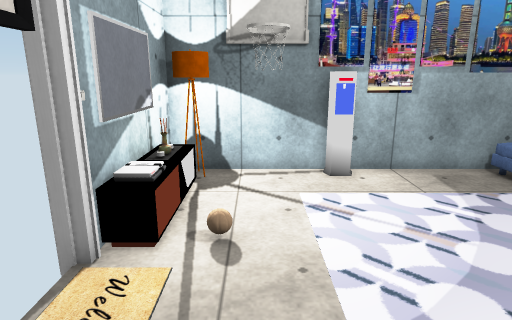
[1] (above)

14 first-person views from a walk through a Unity game level. The camera is 1.5 m above the floor, tilts 14° down and sees 75° across. Doors are open. The floor is counted in squares, 0.5 m on a side. Each view is taken from the middle of a square. On the plan, view 1 faces up. The plan holds only what a view shows up to about 20 squares ahead; the rest is blank. The player is left out. Some surface patterns are stand-ins.

[2]
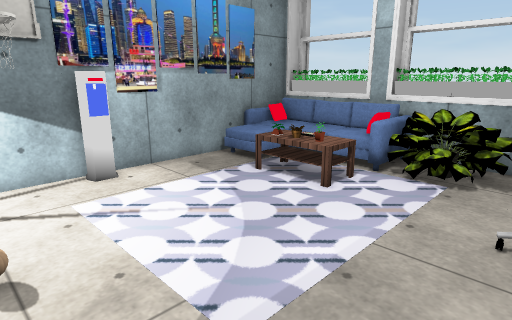

[3]
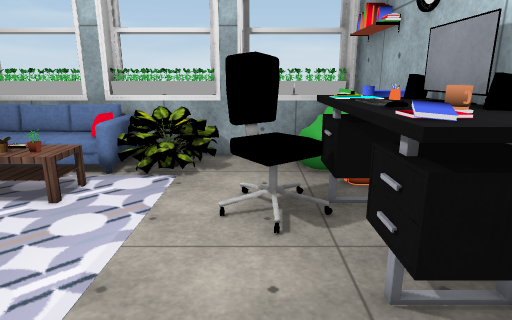

[4]
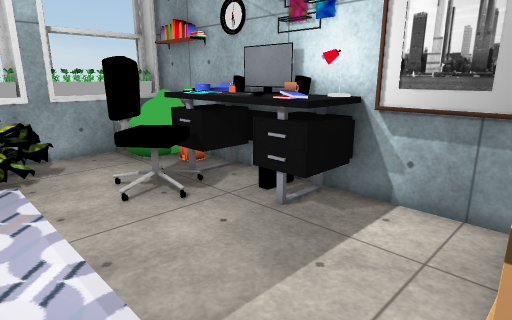

[5]
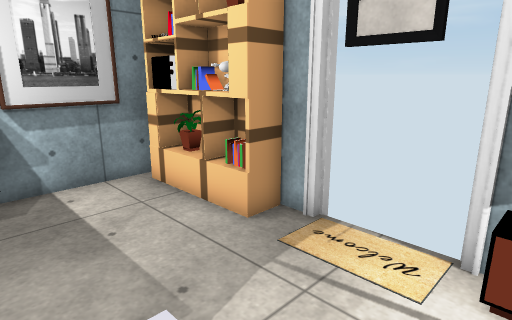

[6]
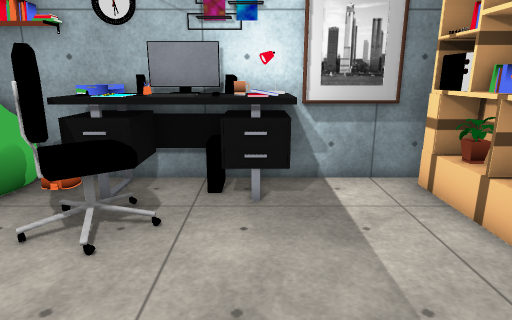

[7]
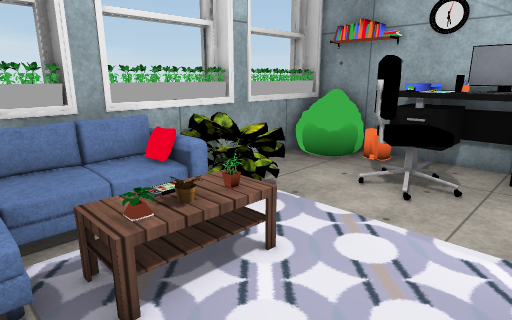

[8]
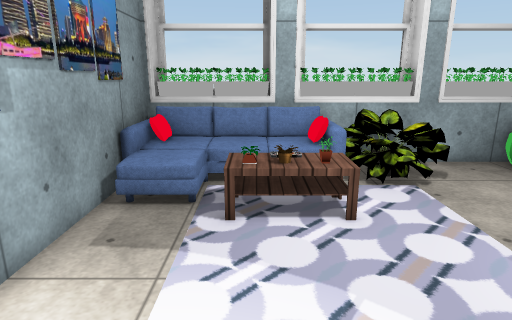

[9]
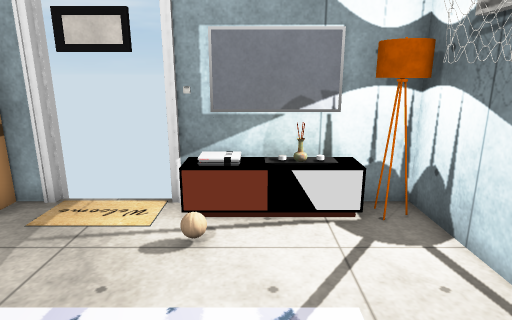

[10]
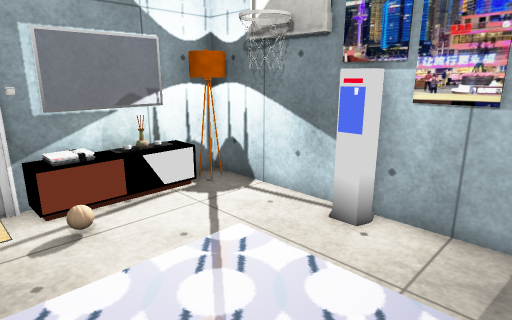

[11]
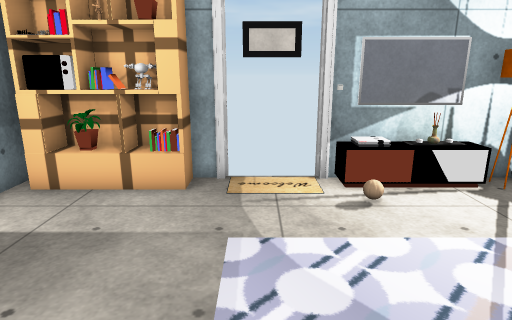

[12]
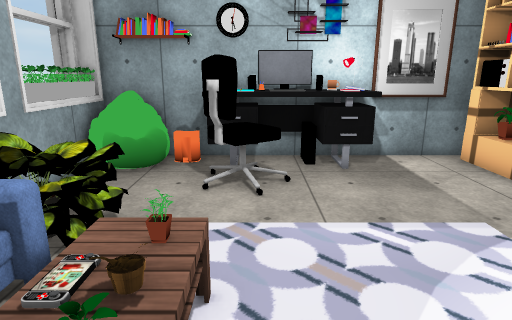

[13]
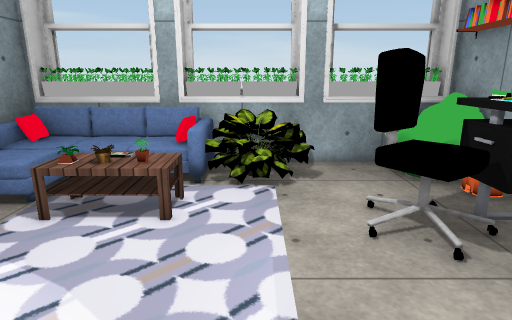

[14]
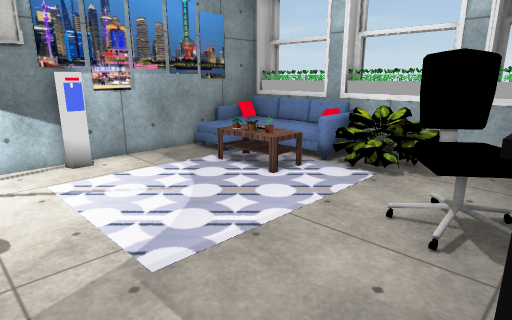

### Floor plan
Key: @ floor where view 1 was taken; # wall or solid block; . main floor; : floor 0.5 m higher than the main floor; D open door; O other object.
Columns run from 3 left of view 1 to 13 right of it. Each row starts with its distance up from view 1.
 11 ################
 10 #OOOOOO....:   #
  9 #O.........::: #
  8 #O........OOO: #
  7 #O...   . OOO:O##
  6 #O... .   OOO:O##
  5 OO...     OOOOO##
  4 D....    .  OOO#
  3 D ...     . ...#
  2 D..............#
  1 #O........ ....##
  0 #O.@....OOO....##
 -1 #O.......OO....O
 -2 #O...OOOOOOO.OOO
 -3 #O...OOOOOOOOOOO#
 -4 #################

Where each view was taken, in squares from view 1:
view 1: 0 up, 0 right, facing up
view 2: 0 up, 1 left, facing up-right
view 3: 0 up, 1 left, facing right
view 4: 4 up, 2 left, facing down-right
view 5: 6 up, 3 right, facing down-left
view 6: 6 up, 3 right, facing down
view 7: 9 up, 3 right, facing down-right
view 8: 7 up, 0 right, facing right
view 9: 7 up, 5 right, facing left
view 10: 4 up, 6 right, facing up-left
view 11: 3 up, 7 right, facing left
view 12: 9 up, 6 right, facing down
view 13: 3 up, 0 right, facing right
view 14: 2 down, 1 left, facing up-right
